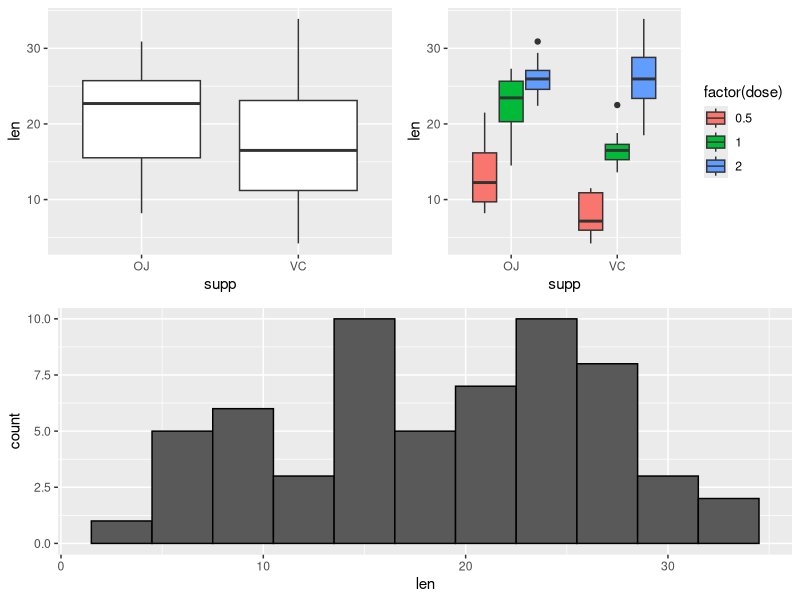

Generate this figure with R:
## ---- chunk 1
knitr::opts_chunk$set(echo = TRUE)
## ---- chunk 2
data("ToothGrowth")
## ---- chunk 3
summary(ToothGrowth)
## ---- chunk 4
library(ggplot2)
library(ggpubr)
bx1 <- ggplot(ToothGrowth, aes(y=len, x=supp))+ geom_boxplot()
bx2 <- ggplot(ToothGrowth, aes(y=len, x=supp))+ geom_boxplot(aes(fill=factor(dose)))
ht <- ggplot(ToothGrowth, aes(len)) + geom_histogram(binwidth=3, colour='black')
ggarrange(ggarrange(bx1, bx2, ncol = 2), ht, nrow = 2)

## ---- chunk 5
ttest <-t.test(len~supp, ToothGrowth)
## ---- chunk 6
library(tidyr); library(dplyr)
        
ha14 <- subset(ToothGrowth, dose %in% c(0.5, 1))
ha25 <- subset(ToothGrowth, dose %in% c(0.5, 2))
ha36<- subset(ToothGrowth, dose %in% c(1, 2))

ha1OJ <- subset(ha14, supp=='OJ')
ha2OJ <- subset(ha25, supp=='OJ')
ha3OJ <- subset(ha36, supp=='OJ')

ha4VC <- subset(ha14, supp=='VC')
ha5VC <- subset(ha25, supp=='VC')
ha6VC<- subset(ha36, supp=='VC')

t1 <- t.test(len~dose,ha1OJ)
t2 <- t.test(len~dose,ha2OJ)
t3 <- t.test(len~dose,ha3OJ)
t4 <- t.test(len~dose,ha4VC)
t5 <- t.test(len~dose,ha5VC)
t6 <- t.test(len~dose,ha6VC)

test <- data.frame(test=c("conf.int", "p.value"),
             supp=c("OJ", "OJ", "OJ", "VC", "VC", "VC"),
             id = c('mu1 != mu0.5', 'mu1 != mu0.5','mu2 != mu0.5', 'mu2 != mu0.5',
                    'mu2 != mu1','mu2 != mu1','mu1 != mu0.5', 'mu1 != mu0.5',
                    'mu2 != mu0.5', 'mu2 != mu0.5', 'mu2 != mu1', 'mu2 != mu1')) 
test$value <- list(t1$p.value, t1$conf.int, t2$p.value, t2$conf.int, t3$p.value, t3$conf.int, 
                   t4$p.value, t4$conf.int, t5$p.value, t5$conf.int, t6$p.value, t6$conf.int )
test
